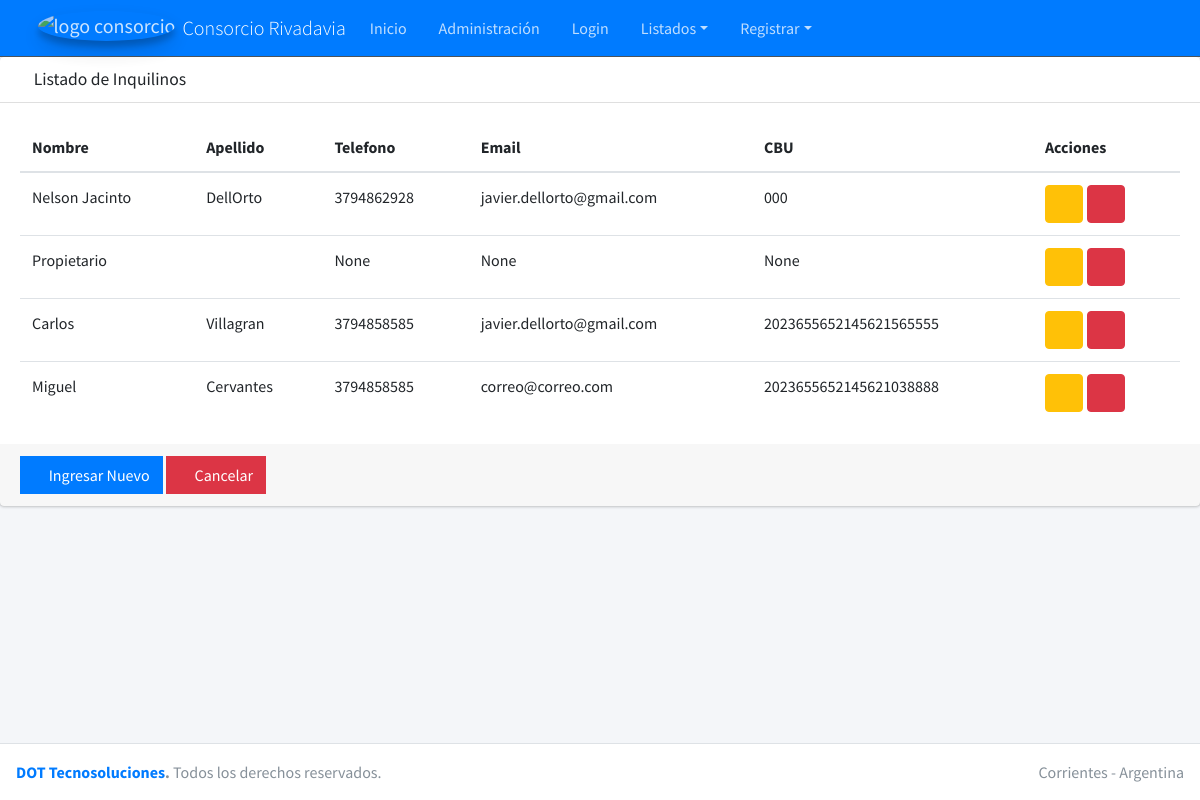
The app's page /consorcio/inquilinos/ (signed in) with its own data.
### casa/models.py (models this page shows, shortened)
class Inquilino(models.Model):
    nombre = models.CharField(max_length=30)
    apellido = models.CharField(max_length=30, blank=True)
    telefono = models.CharField(max_length=10, blank=True, null=True)
    email = models.EmailField(blank=True, null=True)
    CBU = models.CharField(max_length=22, blank=True, null=True)
    creado = models.DateTimeField(auto_now_add=True)
    modificado = models.DateTimeField(auto_now=True)
    class Meta:
        verbose_name = ("Inquilino")
        verbose_name_plural = ("Inquilinos")

### casa/views.py (the view)
# urls.py: path('inquilinos/', views.FormularioInquilinoView.listado_inquilinos, name='inquilinos'),
    def listado_inquilinos(request):
        data = {
            'titulo': 'Listado de Inquilinos',
            'inquilinos': Inquilino.objects.all()
        }
        return render(request, 'inquilinos.html', data)

### casa/templates/inquilinos.html
{% extends "list.html" %}
{% block columns %}
<tr>
  <th scope="col">Nombre</th>
  <th scope="col">Apellido</th>
  <th scope="col">Telefono</th>
  <th scope="col">Email</th>
  <th scope="col">CBU</th>
  <th scope="col">Acciones</th>
</tr>
{% endblock columns %}
{% block rows %}
{% for inquilino in inquilinos %}
<tr>
  <td>{{inquilino.nombre }}</td>
  <td>{{inquilino.apellido}}</td>
  <td>{{inquilino.telefono}}</td>
  <td>{{inquilino.email}}</td>
  <td>{{inquilino.CBU}}</td>
  <td>
    <a href="{% url 'editarinquilino' inquilino.id %}" class="btn btn-warning">
      <i class="fas fa-edit"></i>
    </a>
    <a href="#" class="btn btn-danger">
      <i class="fas fa-trash"></i>
    </a>
  </td>
</tr>
{% endfor %}
{% endblock rows %}
{% block botones %}
<div class="card-footer">
  <a href='{% url 'registrarinquilinos' %}' class="btn btn-primary btn-flat"><i class="fas fa-plus"></i> Ingresar Nuevo</a>
  <a href='{% url 'home' %}' class="btn btn-danger btn-flat"><i class="fas fa-ban"></i> Cancelar</a>
</div>
{% endblock botones %}

### records on screen
Inquilino: nombre "Nelson Jacinto", apellido "DellOrto", telefono "3794862928", email "javier.dellorto@gmail.com", CBU "000"
Inquilino: nombre "Propietario", telefono "None", email "None", CBU "None"
Inquilino: nombre "Carlos", apellido "Villagran", telefono "3794858585", email "javier.dellorto@gmail.com", CBU "2023655652145621565555"
Inquilino: nombre "Miguel", apellido "Cervantes", telefono "3794858585", email "correo@correo.com", CBU "2023655652145621038888"

### other values on screen
{{ titulo }} "Listado de Inquilinos"
